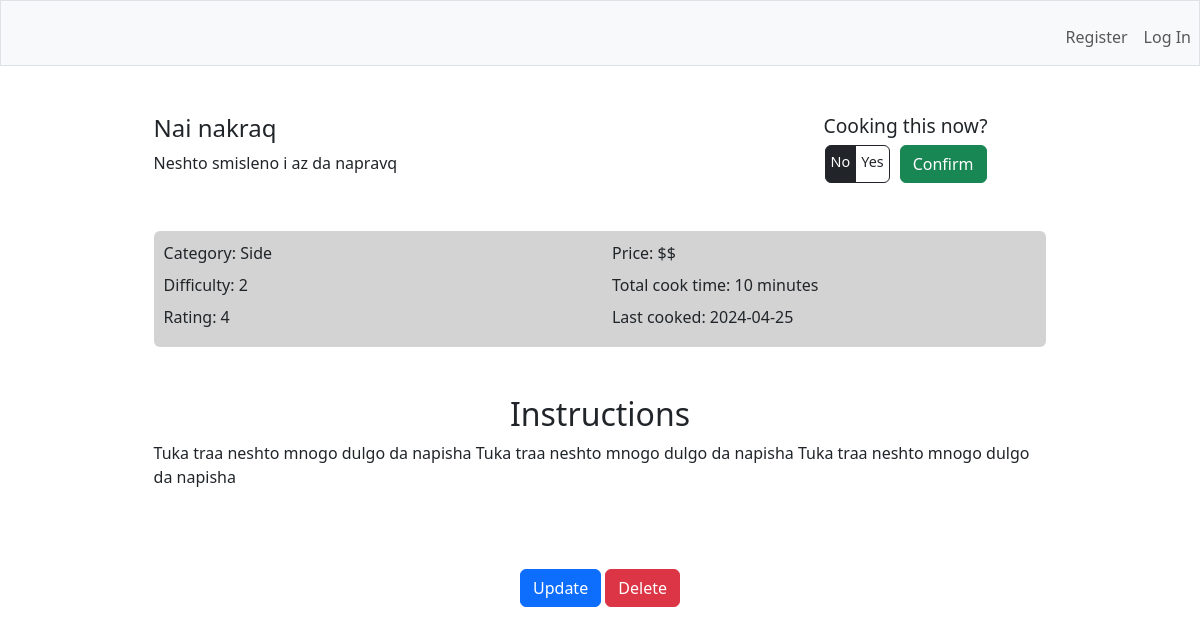
Page /recipe/7 on the earlier database version.
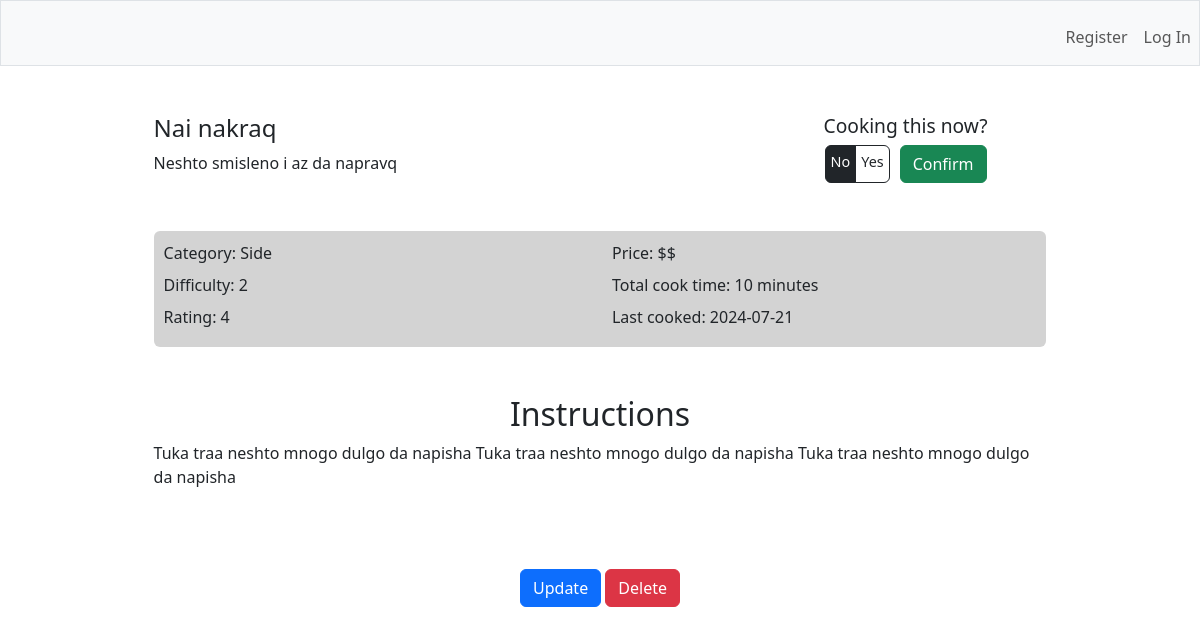
Same page on the later database version.
### tables this page shows
CREATE TABLE recipes (
        id INTEGER PRIMARY KEY AUTOINCREMENT,
        user_id INTEGER,
        name TEXT NOT NULL,
        description TEXT,
        total_time INTEGER,
        category TEXT,
        instructions TEXT,
        difficulty INTEGER,
        rating INTEGER,
        price TEXT,
        last_cooked DATE,
        FOREIGN KEY(user_id) REFERENCES users(id)
    );

### app.py (the view)
@app.route('/recipe/<int:id>')
def recipe(id):
    row = g.c.execute('SELECT * FROM recipes WHERE id = ?', (id,)).fetchone()
    return render_template('recipe.html', row=row)

### app.py (called while the page is built)
@app.before_request
def before_request():
    g.db = sqlite3.connect('database.db')
    g.c = g.db.cursor()

@app.teardown_request
def teardown_request(exception):
    db = getattr(g, 'db', None)
    if db is not None:
        db.close()

@app.after_request
def after_request(response):
    response.headers['Cache-Control'] = 'no-cache, no-store, must-revalidate'
    response.headers['Pragma'] = 'no-cache'
    response.headers['Expires'] = '0'
    return response

### templates/recipe.html (shortened to what this page needs)
{% extends "layout.html" %} {% block title %} Recipe Details: {% endblock %} {%
block main %}
<div class="recipe_wrap">
  <div class="row header">
    <div class="col-md-8">
      <h1>{{ row[2] }}</h1>
      <p>{{ row[3] }}</p>
    </div>
    <div class="col-md-4">
      <div class="cooking_now">
        <h3 class="d-flex justify-content-center">Cooking this now?</h3>
        <form
          action="/cooking_now/{{row[0]}}"
          method="get"
          class="d-flex justify-content-center"
        >
          <div class="btn-group" role="group">
            <label class="cooking_choice btn btn-outline-dark" for="no"
              >No</label
            >
            <label class="cooking_choice btn btn-outline-dark" for="yes"
              >Yes</label
            >
          </div>
          <button class="cooking_button btn btn-success" type="submit">
            Confirm
          </button>
        </form>
      </div>
    </div>
  </div>
  <div class="details rounded">
    <div class="row">
      <div class="col-md-6">
        <p>Category: {{ row[5] }}</p>
        <p>Difficulty: {{ row[7] }}</p>
        <p>Rating: {{ row[8] }}</p>
      </div>
      <div class="col-md-6">
        <p>Price: {{ row[9] }}</p>
        <p>Total cook time: {{ row[4] }} minutes</p>
        <p>Last cooked: {{ row[10] }}</p>
      </div>
    </div>
  </div>
  <div class="instruction">
    <h2>Instructions</h2>
    <p>{{ row[6] }}</p>
  </div>
  <div class="actions d-flex justify-content-center">
    <div>
      <a href="{{ url_for('update', id=row[0]) }}" class="btn btn-primary"
        >Update</a
      >
      <a href="{{ url_for('delete', id=row[0]) }}" class="btn btn-danger"
        >Delete</a
      >
    </div>
  </div>
</div>
{% endblock %}

Differences in the rows shown:
changed recipes "Nai nakraq": last_cooked "2024-04-25" → "2024-07-21"
